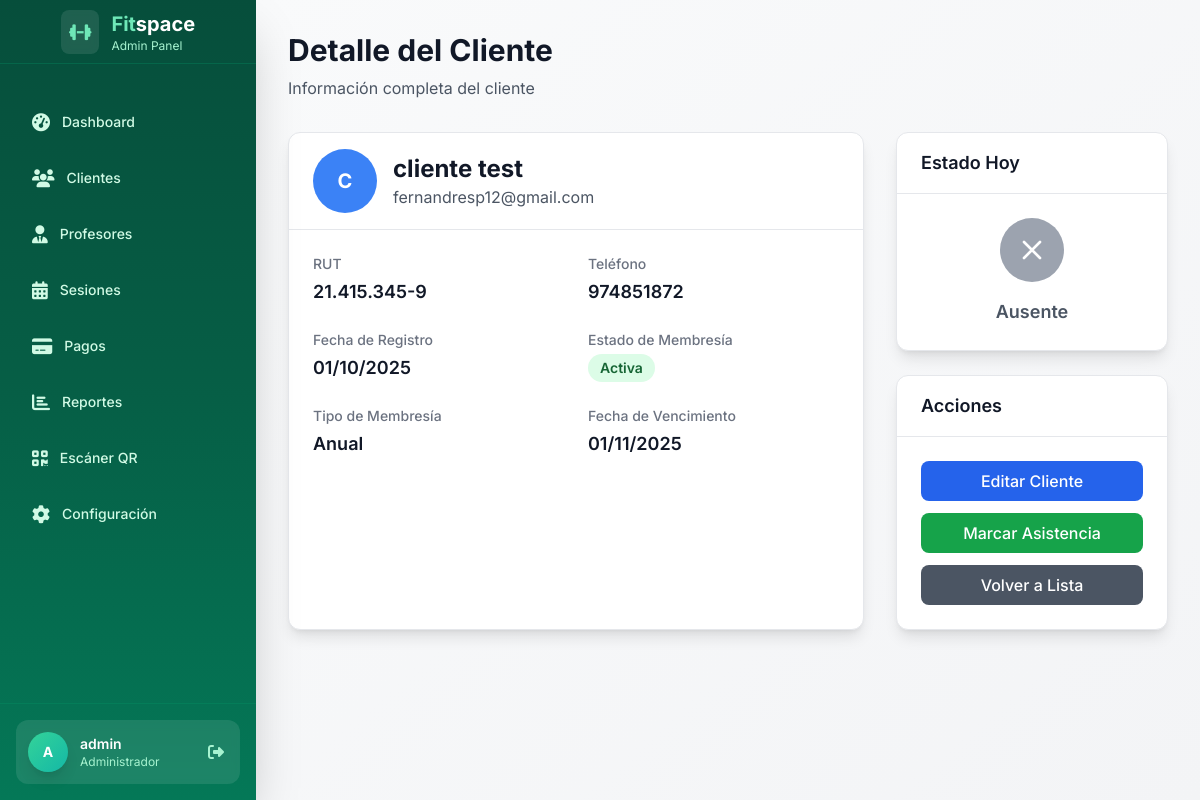
Screenshot of /usuario/10/ (signed in) with the database file from the repository.
### admin_gym/models.py (models this page shows, shortened)
class Cliente(models.Model):
    TIPOS_MEMBRESIA = [
        ('anual', 'Anual'),
        ('6m', '6 Meses'),
        ('3m', '3 Meses'),
    ]
    ESTADOS_MEMBRESIA = [
        ('activa', 'Activa'),
        ('vencida', 'Vencida'),
        ('morosa', 'Morosa'),
        ('pausada', 'Pausada'),
    ]
    user = models.OneToOneField(User, on_delete=models.CASCADE, null=True, blank=True)
    rut = models.CharField(max_length=12, unique=True, help_text="RUT con formato 12345678-9")
    nombre = models.CharField(max_length=100)
    email = models.EmailField(unique=True)
    telefono = models.CharField(max_length=20, blank=True)
    activo = models.BooleanField(default=True)
    fecha_registro = models.DateTimeField(default=timezone.now)
    membresia = models.CharField(max_length=10, choices=TIPOS_MEMBRESIA, default='anual')
    estado_membresia = models.CharField(max_length=10, choices=ESTADOS_MEMBRESIA, default='activa')
    suspendido = models.BooleanField(default=False)
    qr_code = models.CharField(max_length=100, unique=True, blank=True)
    qr_image = models.ImageField(upload_to='qr_codes/', blank=True)
    fecha_vencimiento = models.DateField(null=True, blank=True)
    profesor_asignado = models.ForeignKey(Profesor, on_delete=models.SET_NULL, null=True, blank=True)

### admin_gym/views.py (the view)
# urls.py: path('usuario/<int:usuario_id>/', views.usuario_detalle, name='usuario_detalle'),
@login_required
@user_passes_test(es_admin)
def usuario_detalle(request, usuario_id):
    usuario = get_object_or_404(Cliente, id=usuario_id)
    hoy = timezone.now().date()
    asistencia = Asistencia.objects.filter(cliente=usuario, fecha__date=hoy).first()
    estado = "Presente" if asistencia else "Ausente"
    return render(request, 'admin_gym/usuario_detalle.html', {'usuario': usuario, 'estado': estado})

### admin_gym/views.py (called while the page is built)
def es_admin(user):
    if not user.is_active:
        return False
    if user.is_superuser:
        return True
    try:
        perfil = PerfilUsuario.objects.get(user=user, activo=True)
        return perfil.rol in ['admin', 'recepcion']
    except PerfilUsuario.DoesNotExist:
        return False

### admin_gym/templates/admin_gym/usuario_detalle.html
{% extends "admin_gym/base.html" %}
{% block content %}
<div class="animate-fade-in">
    <div class="mb-8">
        <h1 class="text-3xl font-bold text-gray-900">Detalle del Cliente</h1>
        <p class="mt-2 text-gray-600">Información completa del cliente</p>
    </div>
    <div class="grid grid-cols-1 lg:grid-cols-3 gap-8">
        <div class="lg:col-span-2 bg-white rounded-xl shadow-lg border border-gray-200">
            <div class="px-6 py-4 border-b border-gray-200">
                <div class="flex items-center">
                    <div class="h-16 w-16 bg-blue-500 rounded-full flex items-center justify-center">
                        <span class="text-xl font-bold text-white">{{ usuario.nombre|first|upper }}</span>
                    </div>
                    <div class="ml-4">
                        <h2 class="text-2xl font-bold text-gray-900">{{ usuario.nombre }}</h2>
                        <p class="text-gray-600">{{ usuario.email }}</p>
                    </div>
                </div>
            </div>
            <div class="p-6">
                <div class="grid grid-cols-1 md:grid-cols-2 gap-6">
                    <div>
                        <label class="block text-sm font-medium text-gray-500 mb-1">RUT</label>
                        <p class="text-lg font-semibold text-gray-900">{{ usuario.rut }}</p>
                    </div>
                    <div>
                        <label class="block text-sm font-medium text-gray-500 mb-1">Teléfono</label>
                        <p class="text-lg font-semibold text-gray-900">{{ usuario.telefono|default:"No registrado" }}</p>
                    </div>
                    <div>
                        <label class="block text-sm font-medium text-gray-500 mb-1">Fecha de Registro</label>
                        <p class="text-lg font-semibold text-gray-900">{{ usuario.fecha_registro|date:"d/m/Y" }}</p>
                    </div>
                    <div>
                        <label class="block text-sm font-medium text-gray-500 mb-1">Estado de Membresía</label>
                        <span class="inline-flex px-3 py-1 text-sm font-semibold rounded-full bg-green-100 text-green-800">
                            {{ usuario.get_estado_membresia_display }}
                        </span>
                    </div>
                    <div>
                        <label class="block text-sm font-medium text-gray-500 mb-1">Tipo de Membresía</label>
                        <p class="text-lg font-semibold text-gray-900">{{ usuario.get_membresia_display }}</p>
                    </div>
                    <div>
                        <label class="block text-sm font-medium text-gray-500 mb-1">Fecha de Vencimiento</label>
                        <p class="text-lg font-semibold text-gray-900">{{ usuario.fecha_vencimiento|date:"d/m/Y"|default:"No definida" }}</p>
                    </div>
                </div>
            </div>
        </div>
        <div class="space-y-6">
            <div class="bg-white rounded-xl shadow-lg border border-gray-200">
                <div class="px-6 py-4 border-b border-gray-200">
                    <h3 class="text-lg font-semibold text-gray-900">Estado Hoy</h3>
                </div>
                <div class="p-6 text-center">
                    {% if estado == 'Presente' %}
                        <div class="w-16 h-16 bg-green-500 rounded-full flex items-center justify-center mx-auto mb-4">
                            <svg class="w-8 h-8 text-white" fill="none" stroke="currentColor" viewBox="0 0 24 24">
                                <path stroke-linecap="round" stroke-linejoin="round" stroke-width="2" d="M5 13l4 4L19 7"></path>
                            </svg>
                        </div>
                        <p class="text-lg font-semibold text-green-600">Presente</p>
                    {% else %}
                        <div class="w-16 h-16 bg-gray-400 rounded-full flex items-center justify-center mx-auto mb-4">
                            <svg class="w-8 h-8 text-white" fill="none" stroke="currentColor" viewBox="0 0 24 24">
                                <path stroke-linecap="round" stroke-linejoin="round" stroke-width="2" d="M6 18L18 6M6 6l12 12"></path>
                            </svg>
                        </div>
                        <p class="text-lg font-semibold text-gray-600">Ausente</p>
                    {% endif %}
                </div>
            </div>
            <div class="bg-white rounded-xl shadow-lg border border-gray-200">
                <div class="px-6 py-4 border-b border-gray-200">
                    <h3 class="text-lg font-semibold text-gray-900">Acciones</h3>
                </div>
                <div class="p-6 space-y-3">
                    <a href="{% url 'modificar_usuario' usuario.id %}"
                       class="w-full bg-blue-600 hover:bg-blue-700 text-white font-medium py-2 px-4 rounded-lg transition-colors duration-200 text-center block">
                        Editar Cliente
                    </a>
                    {% if estado == 'Ausente' %}
                        <a href="{% url 'marcar_asistencia' usuario.id %}"
                           class="w-full bg-green-600 hover:bg-green-700 text-white font-medium py-2 px-4 rounded-lg transition-colors duration-200 text-center block">
                            Marcar Asistencia
                        </a>
                    {% endif %}
                    <a href="{% url 'usuarios' %}"
                       class="w-full bg-gray-600 hover:bg-gray-700 text-white font-medium py-2 px-4 rounded-lg transition-colors duration-200 text-center block">
                        Volver a Lista
                    </a>
                </div>
            </div>
        </div>
    </div>
</div>
{% endblock %}

### admin_gym/templates/admin_gym/base.html (shortened to what this page needs)
{% load static %}
<!DOCTYPE html>
<html lang="es" class="h-full bg-gray-50">
<head>
    <script src="https://cdn.tailwindcss.com?v=2024"></script>
    <link rel="stylesheet" href="https://cdnjs.cloudflare.com/ajax/libs/font-awesome/6.4.0/css/all.min.css">
</head>
<body class="h-full font-sans">
    <div class="min-h-full">
        <div class="fixed inset-y-0 left-0 z-50 w-64 sidebar-gradient shadow-2xl">
            <div class="flex h-16 items-center justify-center border-b border-emerald-600/30">
                <div class="flex items-center space-x-3">
                    <div class="bg-white/10 backdrop-blur-sm rounded-lg p-2">
                        <i class="fas fa-dumbbell text-emerald-300 text-lg"></i>
                    </div>
                    <h1 class="text-xl font-bold text-white">
                        <span class="text-emerald-300">Fit</span>space
                        <span class="block text-xs text-emerald-200 font-normal">Admin Panel</span>
                    </h1>
                </div>
            </div>
            <nav class="mt-8 px-4 space-y-1">
                <a href="{% url 'dashboard' %}" class="group flex items-center px-4 py-3 text-sm font-medium rounded-xl text-emerald-100 hover:bg-white/10 hover:text-white transition-all duration-300 ">
                    <i class="fas fa-tachometer-alt mr-3 text-lg group-hover:scale-110 transition-transform duration-300"></i>
                    Dashboard
                </a>
                <a href="{% url 'usuarios' %}" class="group flex items-center px-4 py-3 text-sm font-medium rounded-xl text-emerald-100 hover:bg-white/10 hover:text-white transition-all duration-300 ">
                    <i class="fas fa-users mr-3 text-lg group-hover:scale-110 transition-transform duration-300"></i>
                    Clientes
                </a>
                <a href="{% url 'profesores' %}" class="group flex items-center px-4 py-3 text-sm font-medium rounded-xl text-emerald-100 hover:bg-white/10 hover:text-white transition-all duration-300 ">
                    <i class="fas fa-user-tie mr-3 text-lg group-hover:scale-110 transition-transform duration-300"></i>
                    Profesores
                </a>
                <a href="{% url 'sesiones' %}" class="group flex items-center px-4 py-3 text-sm font-medium rounded-xl text-emerald-100 hover:bg-white/10 hover:text-white transition-all duration-300 ">
                    <i class="fas fa-calendar-alt mr-3 text-lg group-hover:scale-110 transition-transform duration-300"></i>
                    Sesiones
                </a>
                <a href="{% url 'pagos' %}" class="group flex items-center px-4 py-3 text-sm font-medium rounded-xl text-emerald-100 hover:bg-white/10 hover:text-white transition-all duration-300 ">
                    <i class="fas fa-credit-card mr-3 text-lg group-hover:scale-110 transition-transform duration-300"></i>
                    Pagos
                </a>
                <a href="{% url 'reportes' %}" class="group flex items-center px-4 py-3 text-sm font-medium rounded-xl text-emerald-100 hover:bg-white/10 hover:text-white transition-all duration-300 ">
                    <i class="fas fa-chart-bar mr-3 text-lg group-hover:scale-110 transition-transform duration-300"></i>
                    Reportes
                </a>
                <a href="{% url 'scanner_qr' %}" class="group flex items-center px-4 py-3 text-sm font-medium rounded-xl text-emerald-100 hover:bg-white/10 hover:text-white transition-all duration-300 ">
                    <i class="fas fa-qrcode mr-3 text-lg group-hover:scale-110 transition-transform duration-300"></i>
                    Escáner QR
                </a>
                <a href="{% url 'configuracion' %}" class="group flex items-center px-4 py-3 text-sm font-medium rounded-xl text-emerald-100 hover:bg-white/10 hover:text-white transition-all duration-300 ">
                    <i class="fas fa-cog mr-3 text-lg group-hover:scale-110 transition-transform duration-300"></i>
                    Configuración
                </a>
            </nav>
            <div class="absolute bottom-0 left-0 right-0 p-4 border-t border-emerald-600/30">
                <div class="bg-white/10 backdrop-blur-sm rounded-xl p-3">
                    <div class="flex items-center">
                        <div class="flex-shrink-0">
                            <div class="h-10 w-10 rounded-full bg-gradient-to-br from-emerald-400 to-teal-500 flex items-center justify-center shadow-lg">
                                <span class="text-sm font-bold text-white">{{ request.user.username|first|upper }}</span>
                            </div>
                        </div>
                        <div class="ml-3 flex-1">
                            <p class="text-sm font-semibold text-white">{{ request.user.username }}</p>
                            <p class="text-xs text-emerald-200">Administrador</p>
                        </div>
                        <div class="flex-shrink-0">
                            <form method="post" action="{% url 'logout' %}" class="inline">
                                <button type="submit" class="text-emerald-200 hover:text-white transition-colors p-1 rounded-lg hover:bg-white/10" title="Cerrar sesión">
                                    <i class="fas fa-sign-out-alt"></i>
                                </button>
                            </form>
                        </div>
                    </div>
                </div>
            </div>
        </div>
        <div class="pl-64">
            <main class="py-8 px-8 bg-gradient-to-br from-gray-50 to-gray-100 min-h-screen">
                <div class="animate-fade-in">
                    {% block content %}{% endblock %}
                </div>
            </main>
        </div>
    </div>
</body>
</html>

### admin_gym/templates/admin_gym/base.html (style rules this page uses)
.sidebar-gradient { background: linear-gradient(180deg, #064e3b 0%, #065f46 50%, #047857 100%); }

### rows the page displays
Cliente: nombre|first "C", nombre "cliente test", email "fernandresp12@gmail.com", rut "21.415.345-9", telefono "974851872", fecha_registro "01/10/2025", estado_membresia "Activa", membresia "Anual", fecha_vencimiento "01/11/2025"

### other values shown
{{ request.user.username|first|upper }} "A"
{{ request.user.username }} "admin"
